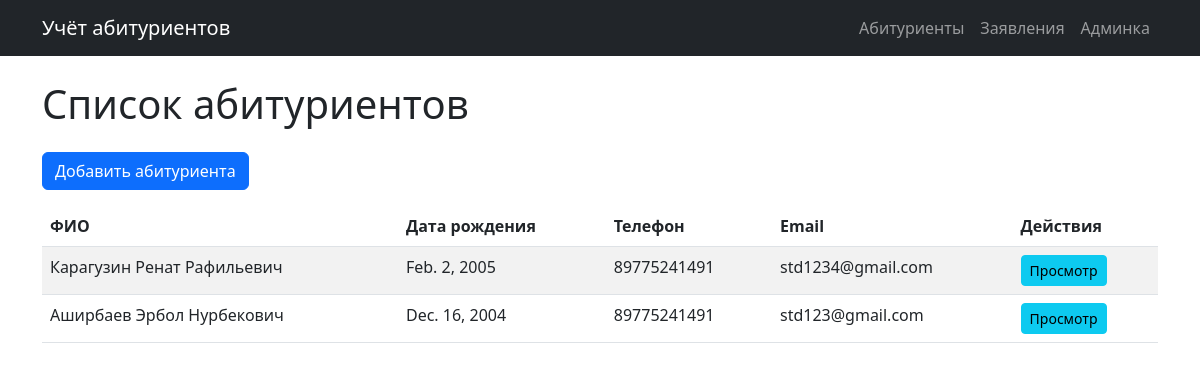
The page / on the database its author committed.
### applicants/models.py (models this page shows, shortened)
class Applicant(models.Model):
    GENDER_CHOICES = [('M', 'Мужской'), ('F', 'Женский')]
    full_name = models.CharField("ФИО", max_length=255)
    birth_date = models.DateField("Дата рождения")
    gender = models.CharField("Пол", max_length=1, choices=GENDER_CHOICES)
    phone = models.CharField("Телефон", max_length=20)
    email = models.EmailField("Email")
    address = models.TextField("Адрес")
    created_at = models.DateTimeField("Дата создания", auto_now_add=True)
    class Meta:
        verbose_name = "Абитуриент"
        verbose_name_plural = "Абитуриенты"
        ordering = ['-created_at']

### applicants/views.py (the view)
# urls.py: path('', views.ApplicantListView.as_view(), name='applicant_list'),
class ApplicantListView(ListView):
    model = Applicant
    template_name = 'applicants/applicant_list.html'
    context_object_name = 'applicants'
    paginate_by = 20

### applicants/templates/applicants/applicant_list.html (shortened to what this page needs)
{% extends 'applicants/base.html' %}
{% block content %}
<h1 class="mb-4">Список абитуриентов</h1>
<a href="{% url 'applicants:applicant_create' %}" class="btn btn-primary mb-3">Добавить абитуриента</a>
<table class="table table-striped">
    <thead>
        <tr>
            <th>ФИО</th>
            <th>Дата рождения</th>
            <th>Телефон</th>
            <th>Email</th>
            <th>Действия</th>
        </tr>
    </thead>
    <tbody>
        {% for applicant in object_list %}
        <tr>
            <td>{{ applicant.full_name }}</td>
            <td>{{ applicant.birth_date }}</td>
            <td>{{ applicant.phone }}</td>
            <td>{{ applicant.email }}</td>
            <td>
                <a href="{% url 'applicants:applicant_detail' applicant.pk %}" class="btn btn-sm btn-info">Просмотр</a>
            </td>
        </tr>
        {% empty %}
        <tr>
            <td colspan="5">Нет данных об абитуриентах</td>
        </tr>
        {% endfor %}
    </tbody>
</table>
{% endblock %}

### rows shown on the page
Applicant: full_name "Карагузин Ренат Рафильевич", birth_date "Feb. 2, 2005", phone "89775241491", email "std1234@gmail.com"
Applicant: full_name "Аширбаев Эрбол Нурбекович", birth_date "Dec. 16, 2004", phone "89775241491", email "std123@gmail.com"
